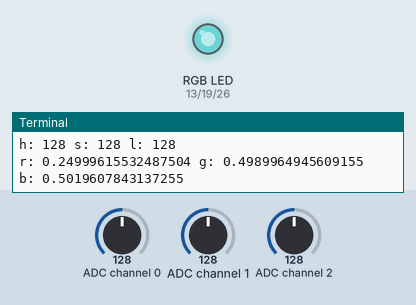
Bench run of a program on a simulated Raspberry Pi (BCM pin numbers). On the bench: an RGB LED mixed from three pins (HIGH = lit), the last lines printed to the terminal. The inputs (shaded band) are chosen by the test bench; at power-on: ADC channel 0 = 128, ADC channel 1 = 128, ADC channel 2 = 128 (analog values on the 0–255 scale). Dim RGB values are drawn brighter than linear; library files of the repository ran but are not shown: ADC0834.py; pins used as bus, display or sensor lines are not drawn.

Above: at 1.2 s.
1.3 s: ADC channel 0 set to 178
At 2.5 s:
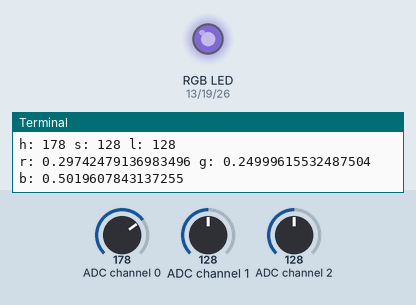
2.9 s: ADC channel 1 set to 178
At 3.8 s:
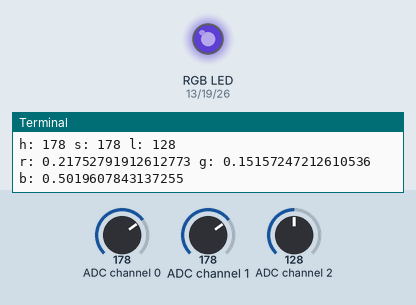
4.5 s: ADC channel 2 set to 178
At 5.0 s:
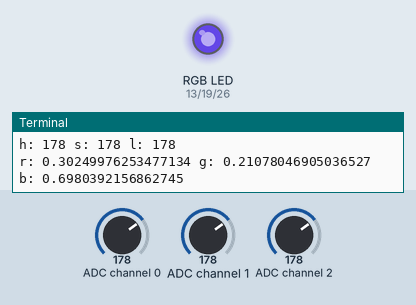
6.2 s: ADC channel 0 set to 224
At 7.5 s:
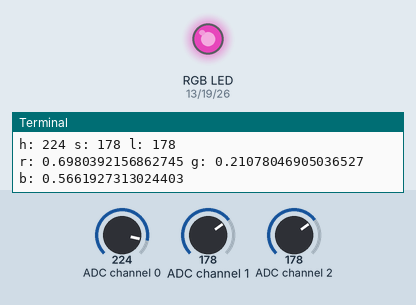
7.8 s: ADC channel 2 set to 224
At 8.8 s:
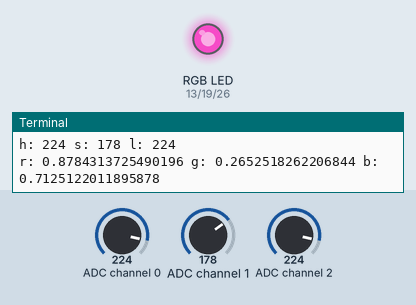
9.4 s: ADC channel 1 set to 224
At 10.0 s:
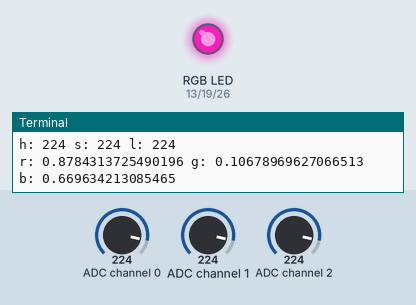
Timing chart, 0 to 12.1 s (numbered marks = the images above; inputs shaded):
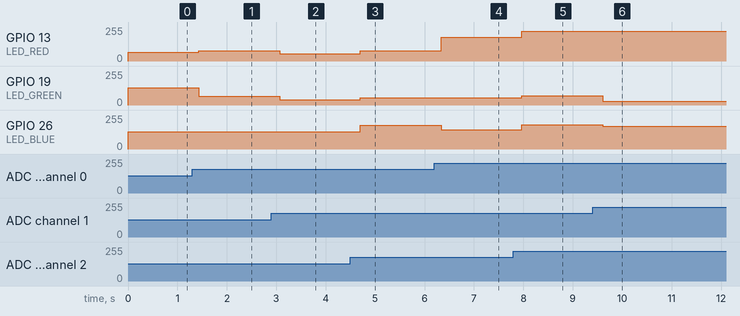

The program:

main.py
```python
#!/usr/bin/python3

import RPi.GPIO as GPIO
import ADC0834
import time
from utils import hsv_to_rgb

LED_BLUE = 26
LED_GREEN = 19
LED_RED = 13

GPIO.setmode(GPIO.BCM)
ADC0834.setup()
GPIO.setup(LED_BLUE, GPIO.OUT)
GPIO.setup(LED_GREEN, GPIO.OUT)
GPIO.setup(LED_RED, GPIO.OUT)

rPwmAgent = GPIO.PWM(LED_RED, 2000)
gPwmAgent = GPIO.PWM(LED_GREEN, 2000)
bPwmAgent = GPIO.PWM(LED_BLUE, 2000)

rPwmAgent.start(0)
gPwmAgent.start(0)
bPwmAgent.start(0)

try:
    while True:
        hVal = ADC0834.getResult(0)
        sVal = ADC0834.getResult(1)
        lVal = ADC0834.getResult(2)
        print(f"h: {hVal} s: {sVal} l: {lVal}")
        rgb = hsv_to_rgb(
            hVal / 255,
            sVal / 255,
            lVal / 255
        )
        print(f"r: {rgb[0]} g: {rgb[1]} b: {rgb[2]}")
        rPwmAgent.ChangeDutyCycle(round(rgb[0] * 100))
        gPwmAgent.ChangeDutyCycle(round(rgb[1] * 100))
        bPwmAgent.ChangeDutyCycle(round(rgb[2] * 100))
        time.sleep(.2)

except KeyboardInterrupt:
    GPIO.cleanup()
    print('GPIO Good to Go')
```

utils.py
```python
def hsv_to_rgb(h, s, v):
    if s:
        if h == 1.0:
            h = 0.0
        i = int(h * 6.0)
        f = h * 6.0 - i

        w = v * (1.0 - s)
        q = v * (1.0 - s * f)
        t = v * (1.0 - s * (1.0 - f))

        if i == 0:
            return (v, t, w)
        if i == 1:
            return (q, v, w)
        if i == 2:
            return (w, v, t)
        if i == 3:
            return (w, q, v)
        if i == 4:
            return (t, w, v)
        if i == 5:
            return (v, w, q)

    return (v, v, v)
```

Measured:
- after the input at 1.3 s, GPIO 13 (LED_RED): 64/255 → 77/255 after 0.14 s; GPIO 19 (LED_GREEN): 128/255 → 64/255 after 0.14 s
- after the input at 2.9 s, GPIO 13 (LED_RED): 77/255 → 56/255 after 0.17 s; GPIO 19 (LED_GREEN): 64/255 → 38/255 after 0.17 s
- after the input at 4.5 s, GPIO 13 (LED_RED): 56/255 → 77/255 after 0.20 s; GPIO 19 (LED_GREEN): 38/255 → 54/255 after 0.20 s; GPIO 26 (LED_BLUE): 128/255 → 179/255 after 0.20 s
- after the input at 6.2 s, GPIO 13 (LED_RED): 77/255 → 179/255 after 0.14 s; GPIO 26 (LED_BLUE): 179/255 → 145/255 after 0.14 s
- after the input at 7.8 s, GPIO 13 (LED_RED): 179/255 → 224/255 after 0.17 s; GPIO 19 (LED_GREEN): 54/255 → 69/255 after 0.17 s; GPIO 26 (LED_BLUE): 145/255 → 181/255 after 0.17 s
- after the input at 9.4 s, GPIO 19 (LED_GREEN): 69/255 → 28/255 after 0.20 s; GPIO 26 (LED_BLUE): 181/255 → 171/255 after 0.20 s
